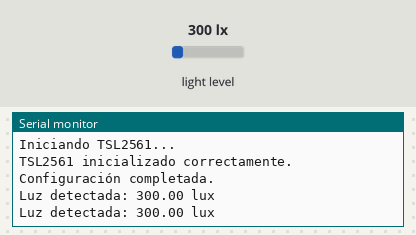
The program below on a simulated ESP32-S3. Parts: the last lines printed to the serial monitor. The inputs (shaded band) are chosen by the test bench; at power-on: light level 300 lx.

Above: at 1.8 s.
1.9 s: light level set to 40 lx
At 2.9 s:
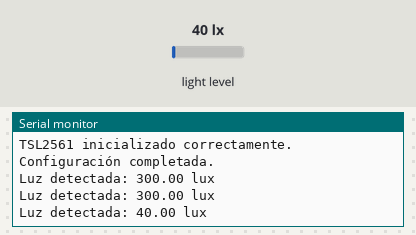
3.4 s: light level set to 500 lx
At 4.7 s:
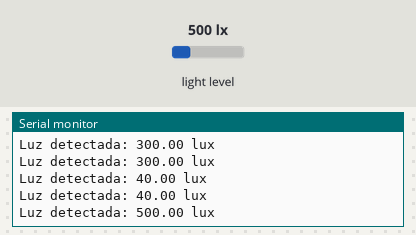
Timing chart, 0 to 6.4 s (numbered marks = the images above; inputs shaded):
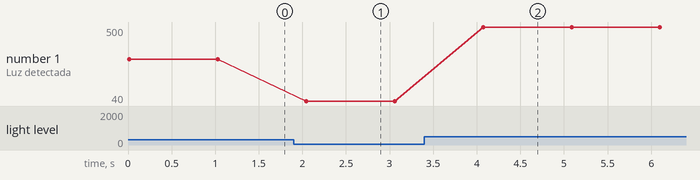

The program:

main.cpp
```cpp
#include <Wire.h>
#include <Adafruit_Sensor.h>
#include <Adafruit_TSL2561_U.h>

// Pines I2C en el ESP32
#define SDA 19
#define SCL 18

// Crear un objeto para el sensor TSL2561
Adafruit_TSL2561_Unified tsl = Adafruit_TSL2561_Unified(TSL2561_ADDR_FLOAT, 12345); // Dirección por defecto (0x39)

void setup() {
  // Inicializar la comunicación serial
  Serial.begin(115200);
  Serial.println("Iniciando TSL2561...");

  // Inicializar el bus I2C con pines personalizados
  Wire.begin(SDA, SCL);

  // Inicializar el TSL2561
  if (!tsl.begin()) {
    Serial.println("No se encontró el sensor TSL2561. Verifica la conexión.");
    while (1);
  }
  Serial.println("TSL2561 inicializado correctamente.");

  // Configuración del sensor
  tsl.enableAutoRange(true); // Habilitar el ajuste automático de rango
  tsl.setIntegrationTime(TSL2561_INTEGRATIONTIME_13MS); // Tiempo de integración (más rápido, menos precisión)

  Serial.println("Configuración completada.");
}

void loop() {
  // Crear un objeto para almacenar los datos del sensor
  sensors_event_t event;
  tsl.getEvent(&event);

  // Verificar si se obtuvieron lecturas válidas
  if (event.light) {
    Serial.print("Luz detectada: ");
    Serial.print(event.light);
    Serial.println(" lux");
  } else {
    Serial.println("No se detectó luz (el sensor puede estar saturado o apagado).");
  }

  delay(1000); // Leer cada segundo
}
```

Measured:
- after the input at 1.9 s, the serial monitor: prints a new line after 0.14 s (image 1)
- after the input at 3.4 s, the serial monitor: prints a new line after 0.67 s (image 2)
- plotted number 1: 300 → 40 after the input at 1.9 s, 40 → 500 after the input at 3.4 s
